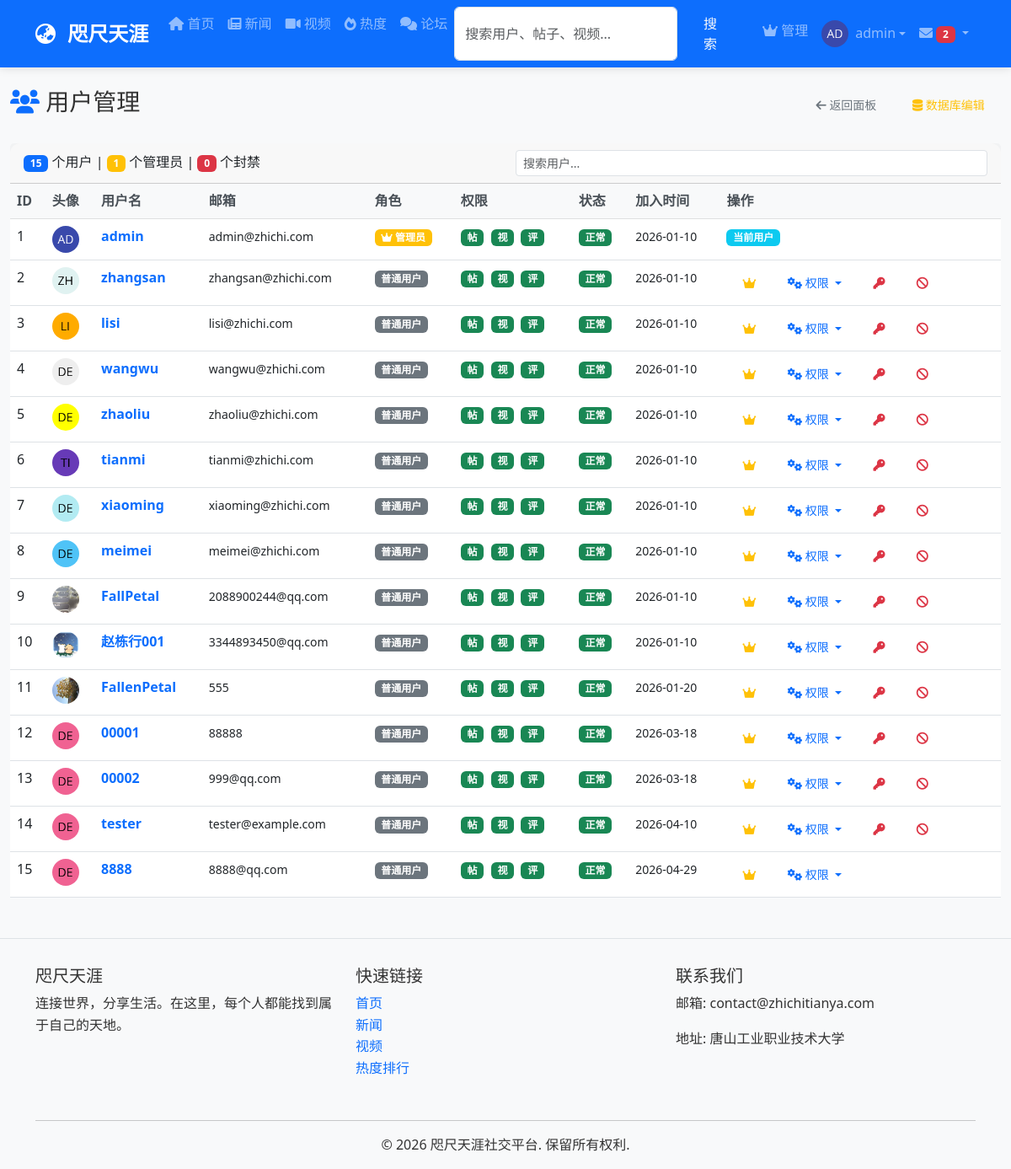
Page /admin/users (signed in) on the committed database.
### python_web_project/models/__init__.py (models this page shows, shortened)
class User(UserMixin, db.Model):
    __tablename__ = 'users'
    id = db.Column(db.Integer, primary_key=True)
    username = db.Column(db.String(80), unique=True, nullable=False)
    email = db.Column(db.String(120), unique=True, nullable=False)
    password_hash = db.Column(db.String(120), nullable=False)
    avatar = db.Column(db.String(200), default='default_avatar.png')
    bio = db.Column(db.Text, default='')
    location = db.Column(db.String(100))
    website = db.Column(db.String(200))
    is_active = db.Column(db.Boolean, default=True)  # 用户是否被封禁
    is_banned = db.Column(db.Boolean, default=False)  # 是否被完全封禁
    can_post = db.Column(db.Boolean, default=True)    # 是否可以发帖
    can_video = db.Column(db.Boolean, default=True)   # 是否可以发视频
    can_comment = db.Column(db.Boolean, default=True)  # 是否可以评论
    is_admin = db.Column(db.Boolean, default=False)   # 是否为管理员
    join_date = db.Column(FlexibleDateTime, default=datetime.now)
    last_seen = db.Column(FlexibleDateTime, default=datetime.now)
    posts = db.relationship('Post', backref='author',
                            lazy=True, foreign_keys='Post.author_id')
    videos = db.relationship('Video', backref='uploader',
                             lazy=True, foreign_keys='Video.uploader_id')
    comments = db.relationship(
        'Comment', lazy=True, foreign_keys='Comment.author_id')
    sent_messages = db.relationship(
        'Message', backref='sender', lazy=True, foreign_keys='Message.sender_id')
    received_messages = db.relationship(
        'Message', backref='recipient', lazy=True, foreign_keys='Message.recipient_id')
    followers = db.relationship(
        'User', secondary='follows',
        primaryjoin='(Follows.followed_id == User.id)',  # 被关注的人
        secondaryjoin='(Follows.follower_id == User.id)',  # 关注者
        backref=db.backref('followed', lazy='dynamic'),
        lazy='dynamic'
    )
    post_likes = db.relationship('PostLike', backref='user', lazy=True)
    video_likes = db.relationship('VideoLike', backref='user', lazy=True)
    def unread_messages_count(self):
        return Message.query.filter_by(
            recipient_id=self.id,
            is_read=False
        ).count()

### python_web_project/app.py (the view)
@app.route('/admin/users')
@login_required
def admin_users():
    if not current_user.is_admin:
        flash('您没有权限访问此页面', 'danger')
        return redirect(url_for('index'))
    users = User.query.all()
    ban_form = AdminUserBanForm()
    return render_template('admin_dashboard/users.html', users=users, ban_form=ban_form)

### python_web_project/templates/admin_dashboard/users.html (shortened to what this page needs)
{% extends "base.html" %} {% block title %}用户管理 - 管理员面板{% endblock %}
{% block content %}
<div class="container-fluid mt-4">
  <div class="d-flex justify-content-between align-items-center mb-4">
    <h3><i class="fas fa-users text-primary"></i> 用户管理</h3>
    <div>
      <a href="{{ url_for('admin') }}" class="btn btn-outline-secondary btn-sm"
        ><i class="fas fa-arrow-left"></i> 返回面板</a
      >
      <a
        href="/dbadmin/user/"
        class="btn btn-outline-warning btn-sm"
        target="_blank"
        ><i class="fas fa-database"></i> 数据库编辑</a
      >
    </div>
  </div>
  <div class="card">
    <div class="card-header">
      <div class="row align-items-center">
        <div class="col-md-6">
          <span class="badge bg-primary">{{ users|length }}</span> 个用户 |
          <span class="badge bg-warning"
            >{{ users|selectattr('is_admin', 'equalto', true)|list|length
            }}</span
          >
          个管理员 |
          <span class="badge bg-danger"
            >{{ users|selectattr('is_banned', 'equalto', true)|list|length
            }}</span
          >
          个封禁
        </div>
        <div class="col-md-6">
          <input
            type="text"
            class="form-control form-control-sm"
            id="userSearch"
            placeholder="搜索用户..."
            onkeyup="filterUsers()"
          />
        </div>
      </div>
    </div>
    <div class="card-body p-0">
      <div class="table-responsive">
        <table class="table table-hover mb-0" id="usersTable">
          <thead class="table-light">
            <tr>
              <th>ID</th>
              <th>头像</th>
              <th>用户名</th>
              <th>邮箱</th>
              <th>角色</th>
              <th>权限</th>
              <th>状态</th>
              <th>加入时间</th>
              <th>操作</th>
            </tr>
          </thead>
          <tbody>
            {% for user in users %}
            <tr class="user-row">
              <td>{{ user.id }}</td>
              <td>
                <img
                  src="{{ get_avatar_url(user.avatar) }}"
                  class="rounded-circle"
                  style="width: 32px; height: 32px"
                  alt=""
                />
              </td>
              <td>
                <a
                  href="{{ url_for('profile', username=user.username) }}"
                  class="text-decoration-none fw-bold"
                  >{{ user.username }}</a
                >
              </td>
              <td><small>{{ user.email }}</small></td>
              <td>
                {% if user.is_admin %}
                <span class="badge bg-warning"
                  ><i class="fas fa-crown"></i> 管理员</span
                >
                {% else %}
                <span class="badge bg-secondary">普通用户</span>
                {% endif %}
              </td>
              <td>
                {% if user.can_post %}<span
                  class="badge bg-success me-1"
                  title="可发帖"
                  >帖</span
                >{% else %}<span class="badge bg-danger me-1" title="禁止发帖"
                  >帖</span
                >{% endif %} {% if user.can_video %}<span
                  class="badge bg-success me-1"
                  title="可发视频"
                  >视</span
                >{% else %}<span class="badge bg-danger me-1" title="禁止发视频"
                  >视</span
                >{% endif %} {% if user.can_comment %}<span
                  class="badge bg-success"
                  title="可评论"
                  >评</span
                >{% else %}<span class="badge bg-danger" title="禁止评论"
                  >评</span
                >{% endif %}
              </td>
              <td>
                {% if user.is_banned %}
                <span class="badge bg-danger">已封禁</span>
                {% elif not user.is_active %}
                <span class="badge bg-warning">非活跃</span>
                {% else %}
                <span class="badge bg-success">正常</span>
                {% endif %}
              </td>
              <td>
                <small
                  >{{ user.join_date.strftime('%Y-%m-%d') if user.join_date else
                  '未知' }}</small
                >
              </td>
              <td>
                <div class="btn-group btn-group-sm">
                  {% if user.id != current_user.id %}
                  <a
                    href="{{ url_for('toggle_admin', user_id=user.id) }}"
                    class="btn btn-outline-warning"
                    title="{% if user.is_admin %}取消管理员{% else %}设为管理员{% endif %}"
                    onclick="
                      return confirm(
                        '确定{% if user.is_admin %}取消{% else %}设置{% endif %}管理员权限？',
                      );
                    "
                  >
                    <i
                      class="fas fa-{% if user.is_admin %}user{% else %}crown{% endif %}"
                    ></i>
                  </a>
                  <div class="btn-group btn-group-sm" role="group">
                    <button
                      type="button"
                      class="btn btn-outline-primary dropdown-toggle"
                      data-bs-toggle="dropdown"
                      aria-expanded="false"
                    >
                      <i class="fas fa-cogs"></i> 权限
                    </button>
                  </div>
                  <a
                    href="{{ url_for('admin_reset_password', user_id=user.id) }}"
                    class="btn btn-outline-danger"
                    title="重置密码"
                    onclick="
                      return confirm(
                        '确定要重置该用户的密码吗？\n新密码将随机生成并显示。',
                      );
                    "
                  >
                    <i class="fas fa-key"></i>
                  </a>
                  {% if user.is_banned %}
                  <a
                    href="{{ url_for('unban_user', user_id=user.id) }}"
                    class="btn btn-outline-success"
                    title="解封"
                  >
                    <i class="fas fa-unlock"></i>
                  </a>
                  {% else %}
                  <button
                    class="btn btn-outline-danger"
                    title="封禁"
                    data-bs-toggle="modal"
                    data-bs-target="#banModal"
                    data-user-id="{{ user.id }}"
                    data-user-name="{{ user.username }}"
                  >
                    <i class="fas fa-ban"></i>
                  </button>
                  {% endif %} {% else %}
                  <span class="badge bg-info">当前用户</span>
                  {% endif %}
                </div>
              </td>
            </tr>
            {% endfor %}
          </tbody>
        </table>
      </div>
    </div>
  </div>
</div>
{% endblock %}

### python_web_project/templates/base.html (shortened to what this page needs)
<!DOCTYPE html>
<html lang="zh-CN">
  <head>
    <link
      href="{{ url_for('static', filename='css/bootstrap.min.css') }}"
      rel="stylesheet"
    />
    <link
      rel="stylesheet"
      href="{{ url_for('static', filename='css/style.css') }}"
    />
    <link
      rel="stylesheet"
      href="https://cdnjs.cloudflare.com/ajax/libs/font-awesome/6.0.0/css/all.min.css"
    />
  </head>
  <body>
    <nav class="navbar navbar-expand-lg navbar-dark bg-primary sticky-top">
      <div class="container">
        <a class="navbar-brand" href="{{ url_for('index') }}">
          <i class="fas fa-globe-asia me-2"></i> 咫尺天涯
        </a>
        <div class="collapse navbar-collapse" id="navbarNav">
          <ul class="navbar-nav me-auto">
            <li class="nav-item">
              <a class="nav-link" href="{{ url_for('index') }}"
                ><i class="fas fa-home"></i> 首页</a
              >
            </li>
            <li class="nav-item">
              <a class="nav-link" href="{{ url_for('news') }}"
                ><i class="fas fa-newspaper"></i> 新闻</a
              >
            </li>
            <li class="nav-item">
              <a class="nav-link" href="{{ url_for('videos') }}"
                ><i class="fas fa-video"></i> 视频</a
              >
            </li>
            <li class="nav-item">
              <a class="nav-link" href="{{ url_for('trending') }}"
                ><i class="fas fa-fire"></i> 热度</a
              >
            </li>
            <li class="nav-item">
              <a class="nav-link" href="{{ url_for('forum') }}"
                ><i class="fas fa-comments"></i> 论坛</a
              >
            </li>
            <li class="nav-item">
              <form
                class="d-flex"
                action="{{ url_for('search') }}"
                method="get"
              >
                <input
                  class="form-control me-2"
                  type="search"
                  name="q"
                  placeholder="搜索用户、帖子、视频..."
                  aria-label="Search"
                />
                <button class="btn btn-outline-light" type="submit">
                  搜索
                </button>
              </form>
            </li>
          </ul>
          <ul class="navbar-nav ms-auto">
            {% if current_user.is_authenticated %} {% if current_user.is_admin
            %}
            <li class="nav-item">
              <a class="nav-link" href="{{ url_for('admin') }}"
                ><i class="fas fa-crown"></i> 管理</a
              >
            </li>
            {% endif %}
            <li class="nav-item dropdown">
              <a
                class="nav-link dropdown-toggle d-flex align-items-center"
                href="#"
                id="navbarDropdown"
                role="button"
                data-bs-toggle="dropdown"
              >
                <img
                  src="{{ get_avatar_url(current_user.avatar) }}"
                  class="user-avatar-sm me-2"
                  alt="头像"
                />
                {{ current_user.username }}
              </a>
            </li>
            {% endif %}
          </ul>
          {% if current_user.is_authenticated %}
          <ul class="navbar-nav">
            <li class="nav-item dropdown">
              <a
                class="nav-link dropdown-toggle"
                href="#"
                id="messagesDropdown"
                role="button"
                data-bs-toggle="dropdown"
                aria-expanded="false"
              >
                <i class="fas fa-envelope"></i>
                {% if current_user.unread_messages_count() > 0 %}
                <span class="badge bg-danger"
                  >{{ current_user.unread_messages_count() }}</span
                >
                {% endif %}
              </a>
                {% set unread_messages = [] %} {% for msg in
                current_user.received_messages %} {% if not msg.is_read %} {% if
                unread_messages|length < 5 %} {% set _ =
                unread_messages.append(msg) %} {% endif %} {% endif %} {% endfor
                %}
            </li>
          </ul>
          {% endif %}
        </div>
      </div>
    </nav>
    <main>{% block content %}{% endblock %}</main>
    <footer class="footer mt-5 py-4 bg-light">
      <div class="container">
        <div class="row">
          <div class="col-md-4 mb-3">
            <h5>咫尺天涯</h5>
            <p>连接世界，分享生活。在这里，每个人都能找到属于自己的天地。</p>
          </div>
          <div class="col-md-4 mb-3">
            <h5>快速链接</h5>
            <ul class="list-unstyled">
              <li>
                <a href="{{ url_for('index') }}" class="text-decoration-none"
                  >首页</a
                >
              </li>
              <li>
                <a href="{{ url_for('news') }}" class="text-decoration-none"
                  >新闻</a
                >
              </li>
              <li>
                <a href="{{ url_for('videos') }}" class="text-decoration-none"
                  >视频</a
                >
              </li>
              <li>
                <a href="{{ url_for('trending') }}" class="text-decoration-none"
                  >热度排行</a
                >
              </li>
            </ul>
          </div>
          <div class="col-md-4 mb-3">
            <h5>联系我们</h5>
            <p>邮箱: contact@zhichitianya.com</p>
            <p>地址: 唐山工业职业技术大学</p>
          </div>
        </div>
        <hr />
        <div class="text-center">
          <p class="mb-0">&copy; 2026 咫尺天涯社交平台. 保留所有权利.</p>
        </div>
      </div>
    </footer>
  </body>
</html>

### rows in the picture
User: avatar (picture), username "admin", id "1", email "admin@zhichi.com", is_admin True (drawn), can_post "帖", can_video "视", can_comment "评", is_banned "正常", join_date "2026-01-10", shows "当前用户"
User: id "2", avatar (picture), username "zhangsan", email "zhangsan@zhichi.com", is_admin "普通用户", can_post "帖", can_video "视", can_comment "评", is_banned "正常", join_date "2026-01-10"
User: id "3", avatar (picture), username "lisi", email "lisi@zhichi.com", is_admin "普通用户", can_post "帖", can_video "视", can_comment "评", is_banned "正常", join_date "2026-01-10"
User: id "4", avatar (picture), username "wangwu", email "wangwu@zhichi.com", is_admin "普通用户", can_post "帖", can_video "视", can_comment "评", is_banned "正常", join_date "2026-01-10"
User: id "5", avatar (picture), username "zhaoliu", email "zhaoliu@zhichi.com", is_admin "普通用户", can_post "帖", can_video "视", can_comment "评", is_banned "正常", join_date "2026-01-10"
User: id "6", avatar (picture), username "tianmi", email "tianmi@zhichi.com", is_admin "普通用户", can_post "帖", can_video "视", can_comment "评", is_banned "正常", join_date "2026-01-10"
User: id "7", avatar (picture), username "xiaoming", email "xiaoming@zhichi.com", is_admin "普通用户", can_post "帖", can_video "视", can_comment "评", is_banned "正常", join_date "2026-01-10"
User: id "8", avatar (picture), username "meimei", email "meimei@zhichi.com", is_admin "普通用户", can_post "帖", can_video "视", can_comment "评", is_banned "正常", join_date "2026-01-10"
User: id "9", avatar (picture), username "FallPetal", email "2088900244@qq.com", is_admin "普通用户", can_post "帖", can_video "视", can_comment "评", is_banned "正常", join_date "2026-01-10"
User: id "10", avatar (picture), username "赵栋行001", email "3344893450@qq.com", is_admin "普通用户", can_post "帖", can_video "视", can_comment "评", is_banned "正常", join_date "2026-01-10"
User: id "11", avatar (picture), username "FallenPetal", email "555", is_admin "普通用户", can_post "帖", can_video "视", can_comment "评", is_banned "正常", join_date "2026-01-20"
User: id "12", avatar (placeholder picture), username "00001", email "88888", is_admin "普通用户", can_post "帖", can_video "视", can_comment "评", is_banned "正常", join_date "2026-03-18"
User: id "13", avatar (placeholder picture), username "00002", email "999@qq.com", is_admin "普通用户", can_post "帖", can_video "视", can_comment "评", is_banned "正常", join_date "2026-03-18"
User: id "14", avatar (placeholder picture), username "tester", email "tester@example.com", is_admin "普通用户", can_post "帖", can_video "视", can_comment "评", is_banned "正常", join_date "2026-04-10"
User: id "15", avatar (placeholder picture), username "8888", email "8888@qq.com", is_admin "普通用户", can_post "帖", can_video "视", can_comment "评", is_banned "正常", join_date "2026-04-29"

### other values in the picture
{{ current_user.unread_messages_count() }} "2"
{{ users|length }} "15"
{{ users|selectattr('is_admin', 'equalto', true)|list|length }} "1"
{{ users|selectattr('is_banned', 'equalto', true)|list|length }} "0"
